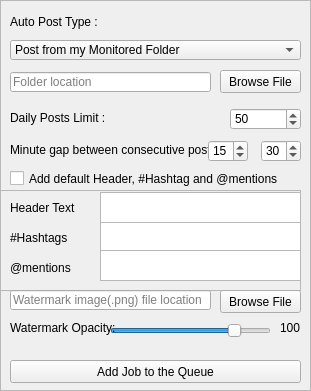
     <widget class="QFrame" name="frame_15">
      <property name="geometry">
       <rect>
        <x>10</x>
        <y>90</y>
        <width>311</width>
        <height>391</height>
       </rect>
      </property>
      <property name="frameShape">
       <enum>QFrame::StyledPanel</enum>
      </property>
      <property name="frameShadow">
       <enum>QFrame::Raised</enum>
      </property>
      <widget class="QComboBox" name="combo_post_images">
       <property name="geometry">
        <rect>
         <x>10</x>
         <y>40</y>
         <width>291</width>
         <height>20</height>
        </rect>
       </property>
       <item>
        <property name="text">
         <string>Post from my Monitored Folder</string>
        </property>
       </item>
      </widget>
      <widget class="QPushButton" name="button_post_task">
       <property name="geometry">
        <rect>
         <x>10</x>
         <y>360</y>
         <width>291</width>
         <height>23</height>
        </rect>
       </property>
       <property name="cursor">
        <cursorShape>PointingHandCursor</cursorShape>
       </property>
       <property name="text">
        <string>Add Job to the Queue</string>
       </property>
      </widget>
      <widget class="QLineEdit" name="path_post_images">
       <property name="geometry">
        <rect>
         <x>10</x>
         <y>72</y>
         <width>201</width>
         <height>20</height>
        </rect>
       </property>
       <property name="placeholderText">
        <string>Folder location</string>
       </property>
      </widget>
      <widget class="QLabel" name="label_51">
       <property name="geometry">
        <rect>
         <x>10</x>
         <y>10</y>
         <width>291</width>
         <height>23</height>
        </rect>
       </property>
       <property name="text">
        <string>Auto Post Type :</string>
       </property>
      </widget>
      <widget class="QPushButton" name="button_post_images">
       <property name="enabled">
        <bool>true</bool>
       </property>
       <property name="geometry">
        <rect>
         <x>220</x>
         <y>70</y>
         <width>81</width>
         <height>23</height>
        </rect>
       </property>
       <property name="cursor">
        <cursorShape>PointingHandCursor</cursorShape>
       </property>
       <property name="text">
        <string>Browse File</string>
       </property>
      </widget>
      <widget class="QSpinBox" name="daily_post_limit">
       <property name="geometry">
        <rect>
         <x>230</x>
         <y>108</y>
         <width>71</width>
         <height>22</height>
        </rect>
       </property>
       <property name="minimum">
        <number>1</number>
       </property>
       <property name="maximum">
        <number>10000</number>
       </property>
       <property name="value">
        <number>50</number>
       </property>
      </widget>
      <widget class="QLabel" name="label_47">
       <property name="geometry">
        <rect>
         <x>10</x>
         <y>110</y>
         <width>211</width>
         <height>16</height>
        </rect>
       </property>
       <property name="text">
        <string>Daily Posts Limit :</string>
       </property>
      </widget>
      <widget class="QLabel" name="label_48">
       <property name="geometry">
        <rect>
         <x>10</x>
         <y>142</y>
         <width>261</width>
         <height>16</height>
        </rect>
       </property>
       <property name="text">
        <string>Minute gap between consecutive posts                  to</string>
       </property>
      </widget>
      <widget class="QSpinBox" name="min_post_interval">
       <property name="geometry">
        <rect>
         <x>208</x>
         <y>140</y>
         <width>40</width>
         <height>22</height>
        </rect>
       </property>
       <property name="minimum">
        <number>0</number>
       </property>
       <property name="maximum">
        <number>1440</number>
       </property>
       <property name="value">
        <number>15</number>
       </property>
      </widget>
      <widget class="QSpinBox" name="max_post_interval">
       <property name="geometry">
        <rect>
         <x>261</x>
         <y>140</y>
         <width>40</width>
         <height>22</height>
        </rect>
       </property>
       <property name="minimum">
        <number>1</number>
       </property>
       <property name="maximum">
        <number>1440</number>
       </property>
       <property name="value">
        <number>30</number>
       </property>
      </widget>
      <widget class="QFrame" name="frame_post_basic">
       <property name="geometry">
        <rect>
         <x>0</x>
         <y>190</y>
         <width>301</width>
         <height>101</height>
        </rect>
       </property>
       <property name="frameShape">
        <enum>QFrame::StyledPanel</enum>
       </property>
       <property name="frameShadow">
        <enum>QFrame::Raised</enum>
       </property>
       <widget class="QLabel" name="label_45">
        <property name="geometry">
         <rect>
          <x>10</x>
          <y>70</y>
          <width>91</width>
          <height>16</height>
         </rect>
        </property>
        <property name="text">
         <string>@mentions</string>
        </property>
       </widget>
       <widget class="QLabel" name="label_18">
        <property name="geometry">
         <rect>
          <x>10</x>
          <y>10</y>
          <width>91</width>
          <height>16</height>
         </rect>
        </property>
        <property name="text">
         <string>Header Text</string>
        </property>
       </widget>
       <widget class="QTextEdit" name="textEdit_hashtags_post">
        <property name="geometry">
         <rect>
          <x>100</x>
          <y>32</y>
          <width>201</width>
          <height>31</height>
         </rect>
        </property>
       </widget>
       <widget class="QLabel" name="label_46">
        <property name="geometry">
         <rect>
          <x>10</x>
          <y>40</y>
          <width>91</width>
          <height>16</height>
         </rect>
        </property>
        <property name="text">
         <string>#Hashtags</string>
        </property>
       </widget>
       <widget class="QTextEdit" name="textEdit_header_post">
        <property name="geometry">
         <rect>
          <x>100</x>
          <y>2</y>
          <width>201</width>
          <height>31</height>
         </rect>
        </property>
       </widget>
       <widget class="QTextEdit" name="textEdit_mentions_post">
        <property name="geometry">
         <rect>
          <x>100</x>
          <y>60</y>
          <width>201</width>
          <height>31</height>
         </rect>
        </property>
       </widget>
      </widget>
      <widget class="QCheckBox" name="check_include_own_hashtag_post">
       <property name="geometry">
        <rect>
         <x>10</x>
         <y>170</y>
         <width>298</width>
         <height>17</height>
        </rect>
       </property>
       <property name="text">
        <string>Add default Header, #Hashtag and @mentions</string>
       </property>
      </widget>
      <widget class="QLabel" name="label_opacity_post">
       <property name="geometry">
        <rect>
         <x>280</x>
         <y>320</y>
         <width>21</width>
         <height>16</height>
        </rect>
       </property>
       <property name="text">
        <string>100</string>
       </property>
      </widget>
      <widget class="QSlider" name="horizontalSlider_post_opacity">
       <property name="geometry">
        <rect>
         <x>110</x>
         <y>320</y>
         <width>161</width>
         <height>22</height>
        </rect>
       </property>
       <property name="maximum">
        <number>100</number>
       </property>
       <property name="value">
        <number>80</number>
       </property>
       <property name="orientation">
        <enum>Qt::Horizontal</enum>
       </property>
      </widget>
      <widget class="QLineEdit" name="path_post_watermark">
       <property name="geometry">
        <rect>
         <x>10</x>
         <y>290</y>
         <width>201</width>
         <height>20</height>
        </rect>
       </property>
       <property name="placeholderText">
        <string>Watermark image(.png) file location</string>
       </property>
      </widget>
      <widget class="QPushButton" name="button_post_watermark">
       <property name="enabled">
        <bool>true</bool>
       </property>
       <property name="geometry">
        <rect>
         <x>220</x>
         <y>290</y>
         <width>81</width>
         <height>23</height>
        </rect>
       </property>
       <property name="cursor">
        <cursorShape>PointingHandCursor</cursorShape>
       </property>
       <property name="text">
        <string>Browse File</string>
       </property>
      </widget>
      <widget class="QLabel" name="label_53">
       <property name="geometry">
        <rect>
         <x>10</x>
         <y>320</y>
         <width>111</width>
         <height>16</height>
        </rect>
       </property>
       <property name="text">
        <string>Watermark Opacity:</string>
       </property>
      </widget>
     </widget>
